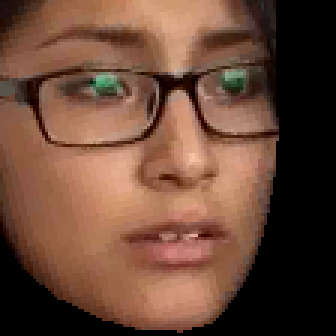
#> input picture videoDetection/dataset_rs/train_frames/Disgust/frame_det_00_013315.bmp, 112 x 112 px (shown 3 times larger); its folder holds only this picture in this run
$ python featuresExtractor.py   (older library calls are emulated)
#> lines starting #> are read from the running program, lines starting #| are printed output that depends on the picture
from PIL import Image
import numpy as np
import sys
import os
import csv

#Useful function
def createFileList(myDir, format='.bmp'):
#> called with myDir = 'dataset_rs/train_frames/', format = '.bmp'
  fileList = []
  print(myDir)
  for root, dirs, files in os.walk(myDir, topdown=False):
    for name in files:
        if name.endswith(format):
            fullName = os.path.join(root, name)
            fileList.append(fullName)
#> pass 2 of the loop in createFileList, `for root, dirs, files in os.walk(myDir, topdown=False):`:
  return fileList

myFileList = createFileList('dataset_rs/train_frames/')

for file in myFileList:
    print(file)
    img_file = Image.open(file)
#> img_file is the input picture: PIL image 112x112 RGB; mean R, G, B 105.8, 71.9, 55.5

    # get original image parameters...
    width, height = img_file.size
#> width = 112; height = 112
    format = img_file.format
#> format = 'BMP'
    mode = img_file.mode
#> mode = 'RGB'

    # Make image Greyscale
    img_grey = img_file.convert('L')
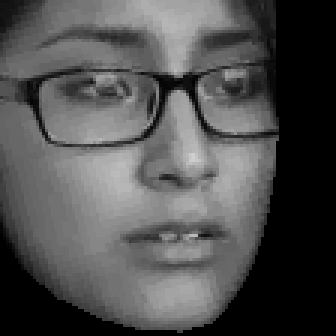
#> img_grey: PIL image 112x112 L (shown 3 times larger); min 0, max 208, mean 80.1
    #img_grey.save('result.png')
    #img_grey.show()

    # Save Greyscale values
    value = np.asarray(img_grey.getdata(), dtype=np.int).reshape((img_grey.size[1], img_grey.size[0]))
    value = value.flatten()
#> value = 12544 values, max 208 at index 5888, min 0 at index 92, mean 80.07
    print(value)
#> (printed output is left out)
    with open("img_pixels.csv", 'a') as f:
        writer = csv.writer(f)
        writer.writerow(value)
#> pass 2 of the loop `for file in myFileList:`:
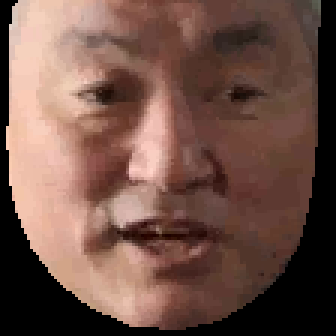
#> input picture videoDetection/dataset_rs/train_frames/Fear/frame_det_00_002147.bmp, 112 x 112 px (shown 3 times larger)
#> img_file is the input picture: PIL image 112x112 RGB; mean R, G, B 112.7, 82.1, 72
#> `img_grey = img_file.convert('L')`:
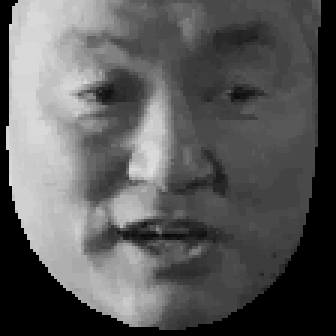
#> img_grey: PIL image 112x112 L (shown 3 times larger); min 0, max 224, mean 90
#> `value = value.flatten()`: value = 12544 values, max 224 at index 6322, min 0 at index 0, mean 90.02
#> (printed output is left out)
